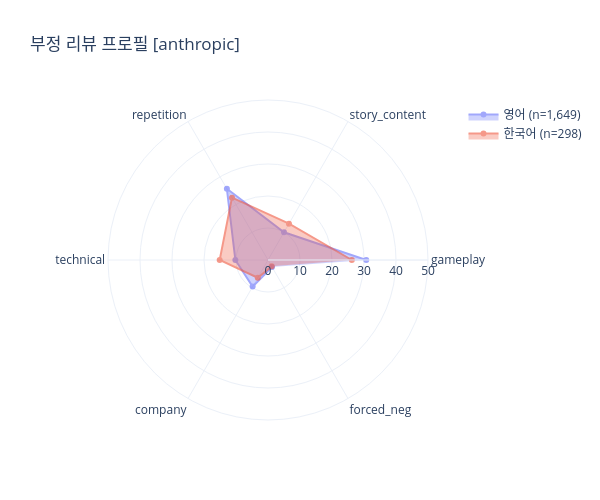

Source (notebook cell):
### Code cell
cats_plot = [c for c in CATEGORIES if c != 'other']

fig = go.Figure()
fig.add_trace(go.Scatterpolar(
    r=[summary_en.loc[c, 'pct'] if c in summary_en.index else 0 for c in cats_plot],
    theta=cats_plot, fill='toself', name=f'영어 (n={len(cls_en):,})', opacity=0.6))
fig.add_trace(go.Scatterpolar(
    r=[summary_ko.loc[c, 'pct'] if c in summary_ko.index else 0 for c in cats_plot],
    theta=cats_plot, fill='toself', name=f'한국어 (n={len(cls_ko):,})', opacity=0.6))

fig.update_layout(polar=dict(radialaxis=dict(visible=True, range=[0, 50])),
                  title=f'부정 리뷰 프로필 [{ANALYSIS_METHOD}]',
                  height=500, width=600, template='plotly_white')
fig.show()

### Figure 1 — Plotly figure (JSON) as saved in the notebook; plotly's stock layout.template omitted (floating-point values rounded to 4 significant figures)
{"data": [{"fill": "toself", "name": "영어 (n=1,649)", "opacity": 0.6, "r": [30.7, 10, 25.7, 10.2, 9.6, 2.5], "theta": ["gameplay", "story_content", "repetition", "technical", "company", "forced_neg"], "type": "scatterpolar"}, {"fill": "toself", "name": "한국어 (n=298)", "opacity": 0.6, "r": [26.2, 13.1, 22.5, 15.1, 6.4, 2.3], "theta": ["gameplay", "story_content", "repetition", "technical", "company", "forced_neg"], "type": "scatterpolar"}], "layout": {"height": 500, "polar": {"radialaxis": {"range": [0, 50], "visible": true}}, "title": {"text": "부정 리뷰 프로필 [anthropic]"}, "width": 600}}
